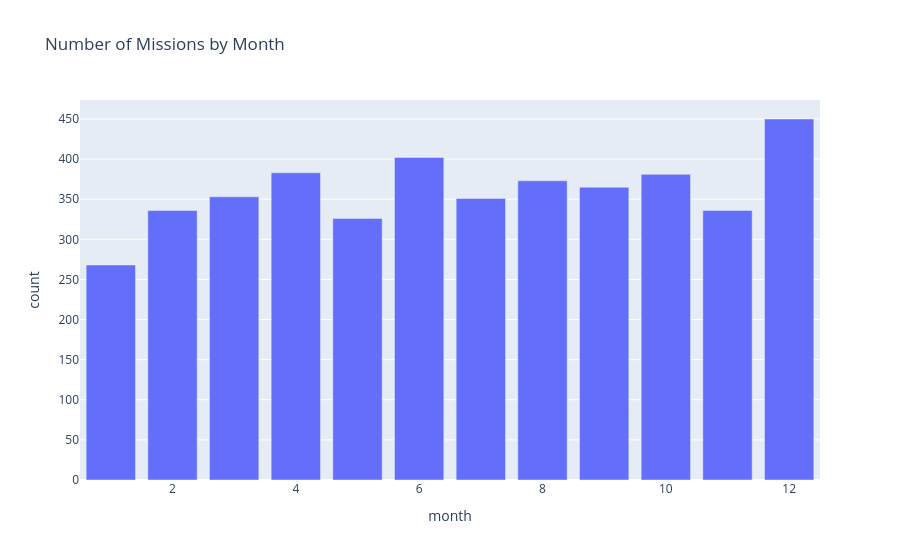

The notebook cell saved with this chart:
### Markdown cell above
The chart above shows us that the space race peaked for about a decade between the late 60's and 70's before the number of launches per year dropped drastically until it started to come back up around 2016.

### Code cell
df['date'] = pd.to_datetime(df['Date'], format='mixed', utc=True)
df['month'] = df['date'].apply(lambda datetime: datetime.month)

ds = df['month'].value_counts().reset_index()
ds.columns = [
    'month',
    'count'
]

fig = px.bar(
    ds,
    x='month',
    y='count',
    orientation='v',
    title='Number of Missions by Month'
)
fig.show()

### Figure 1 — Plotly figure (JSON) as saved in the notebook; plotly's stock layout.template omitted (floating-point values rounded to 4 significant figures)
{"data": [{"alignmentgroup": "True", "hovertemplate": "month=%{x}<br>count=%{y}<extra></extra>", "legendgroup": "", "marker": {"color": "#636efa", "pattern": {"shape": ""}}, "name": "", "offsetgroup": "", "orientation": "v", "showlegend": false, "textposition": "auto", "type": "bar", "x": [12, 6, 4, 10, 8, 9, 3, 7, 2, 11, 5, 1], "xaxis": "x", "y": [450, 402, 383, 381, 373, 365, 353, 351, 336, 336, 326, 268], "yaxis": "y"}], "layout": {"autosize": true, "barmode": "relative", "legend": {"tracegroupgap": 0}, "title": {"text": "Number of Missions by Month"}, "xaxis": {"anchor": "y", "autorange": true, "domain": [0, 1], "range": [0.5, 12.5], "title": {"text": "month"}, "type": "linear"}, "yaxis": {"anchor": "x", "autorange": true, "domain": [0, 1], "range": [0, 473.7], "title": {"text": "count"}, "type": "linear"}}}
